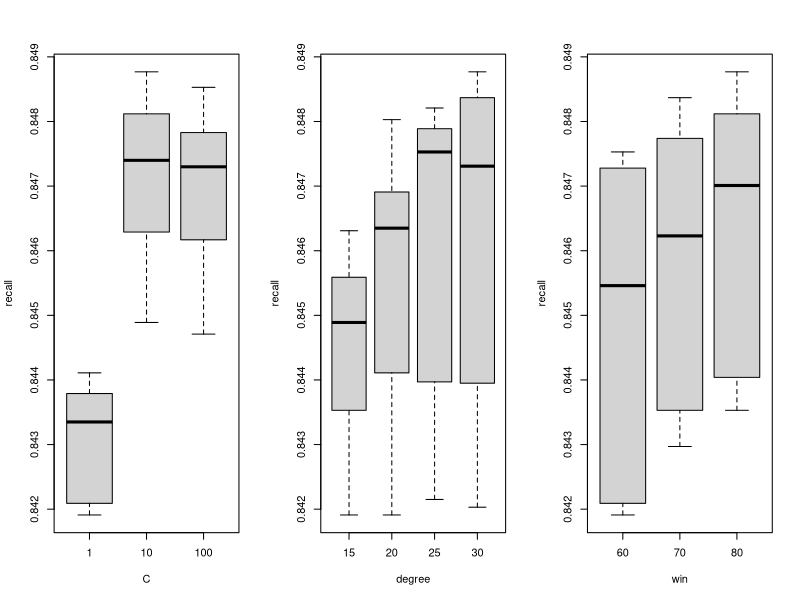
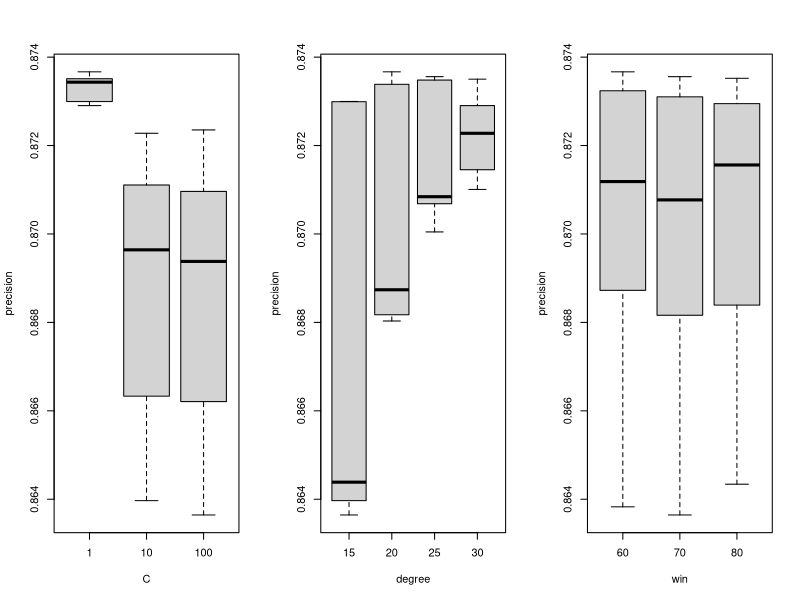
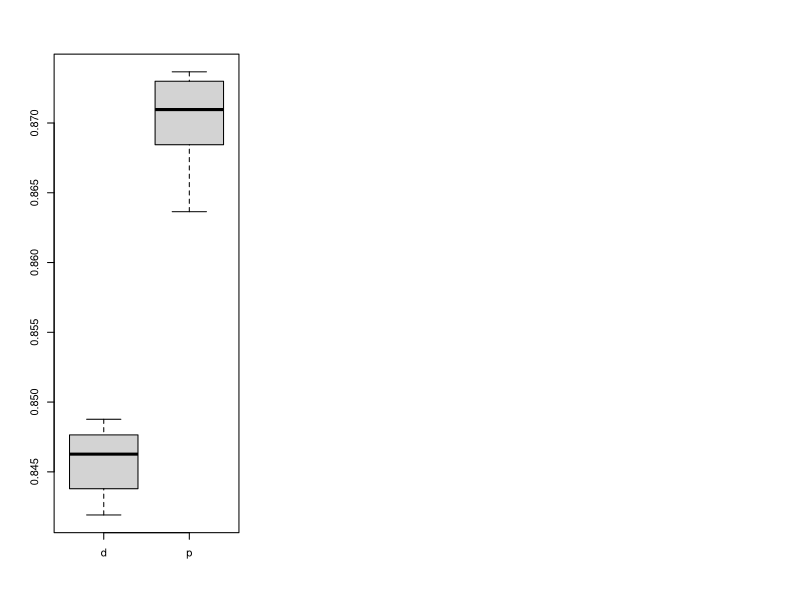
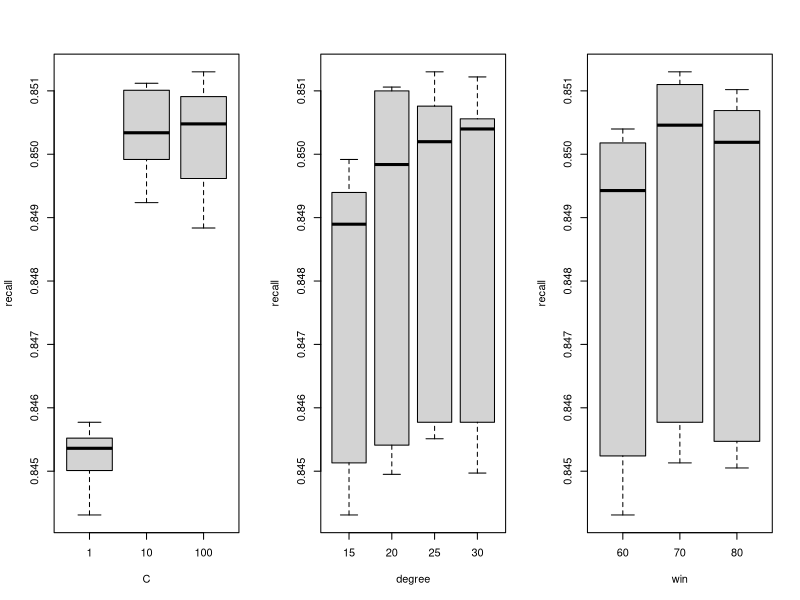
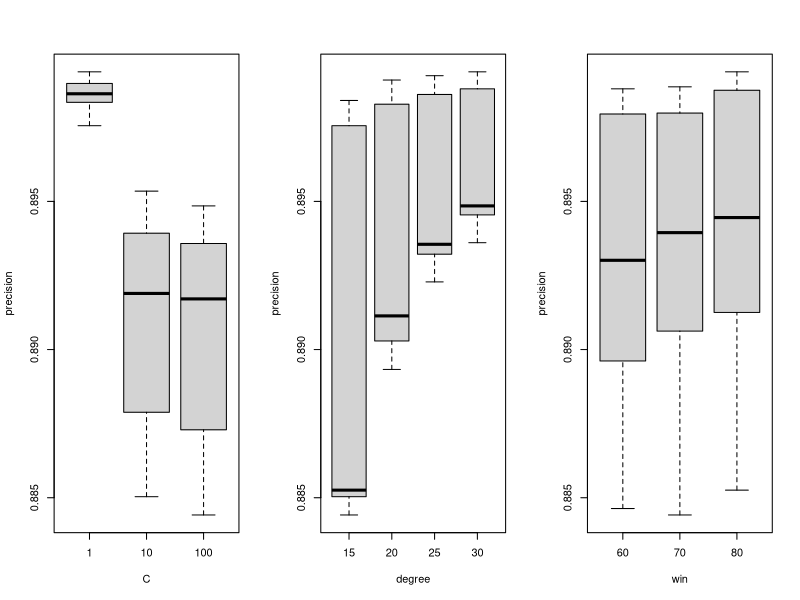

Generate these figures, in order, with R:
## ---- chunk 1
knitr::opts_chunk$set(echo = TRUE)
## ---- chunk 2
# Create grid table to match results from the search itself
cs <- factor(rep(c(100, 10, 1), each=12))
degs <- factor(rep(
    rep(c(15, 20, 25, 30), each=3),
  times=3))
win_ins <- factor(rep(c(60,70,80), times=12))
## ---- chunk 3
recalls <- read.table("data/gridsearch-acceptor-recalls.txt")
d <- recalls$V1

# Prepare table
recalls.df.flat <- data.frame(recall=d, C=cs, degree=degs, win=win_ins)
## ---- chunk 4
par(mfrow=c(1,3))
boxplot(recall ~ C, data=recalls.df.flat)
boxplot(recall ~ degree, data=recalls.df.flat)
boxplot(recall ~ win, data=recalls.df.flat)

aov.out <- aov(recall ~ C, data=recalls.df.flat)
summary(aov.out)

aov.out <- aov(recall ~ degree, data=recalls.df.flat)
summary(aov.out)

aov.out <- aov(recall ~ win, data=recalls.df.flat)
summary(aov.out)
## ---- chunk 5
recalls.C100 <- recalls.df.flat[which(recalls.df.flat$C == 100),]
recalls.C1 <- recalls.df.flat[which(recalls.df.flat$C == 1),]
recalls.C100$recall - recalls.C1$recall
## ---- chunk 6
precisions <- read.table("data/gridsearch-acceptor-precisions.txt")
p <- precisions$V1
precisions.df.flat <- data.frame(precision=p, C=cs, degree=degs, win=win_ins)
## ---- chunk 7
par(mfrow = c(1,3))
boxplot(precision ~ C, data=precisions.df.flat)
boxplot(precision ~ degree, data=precisions.df.flat)
boxplot(precision ~ win, data=precisions.df.flat)

aov.out <- aov(precision ~ C, data=precisions.df.flat)
summary(aov.out)

aov.out <- aov(precision ~ degree, data=precisions.df.flat)
summary(aov.out)

aov.out <- aov(precision ~ win, data=precisions.df.flat)
summary(aov.out)
## ---- chunk 8
precisions.C100 <- precisions.df.flat[which(precisions.df.flat$C==100),]
aov.out <- aov(precision ~ win, data=precisions.C100)
summary(aov.out)
## ---- chunk 9
boxplot(cbind(d, p))
## ---- chunk 10
d_recalls <- read.table("data/gridsearch-donor-recalls.txt")
dr <- d_recalls$V1

# Prepare table
recalls.df.flat <- data.frame(recall=dr, C=cs, degree=degs, win=win_ins)
## ---- chunk 11
par(mfrow=c(1,3))
boxplot(recall ~ C, data=recalls.df.flat)
boxplot(recall ~ degree, data=recalls.df.flat)
boxplot(recall ~ win, data=recalls.df.flat)

aov.out <- aov(recall ~ C, data=recalls.df.flat)
summary(aov.out)

aov.out <- aov(recall ~ degree, data=recalls.df.flat)
summary(aov.out)

aov.out <- aov(recall ~ win, data=recalls.df.flat)
summary(aov.out)
## ---- chunk 12
recalls.C1 <- recalls.df.flat[which(recalls.df.flat$C == 1),]
recalls.C100 <- recalls.df.flat[which(recalls.df.flat$C == 100),]
recalls.C100$recall - recalls.C1$recall
## ---- chunk 13
precisions <- read.table("data/gridsearch-donor-precisions.txt")
dp <- precisions$V1
precisions.df.flat <- data.frame(precision=dp, C=cs, degree=degs, win=win_ins)
## ---- chunk 14
par(mfrow = c(1,3))
boxplot(precision ~ C, data=precisions.df.flat)
boxplot(precision ~ degree, data=precisions.df.flat)
boxplot(precision ~ win, data=precisions.df.flat)

aov.out <- aov(precision ~ C, data=precisions.df.flat)
summary(aov.out)

aov.out <- aov(precision ~ degree, data=precisions.df.flat)
summary(aov.out)

aov.out <- aov(precision ~ win, data=precisions.df.flat)
summary(aov.out)
